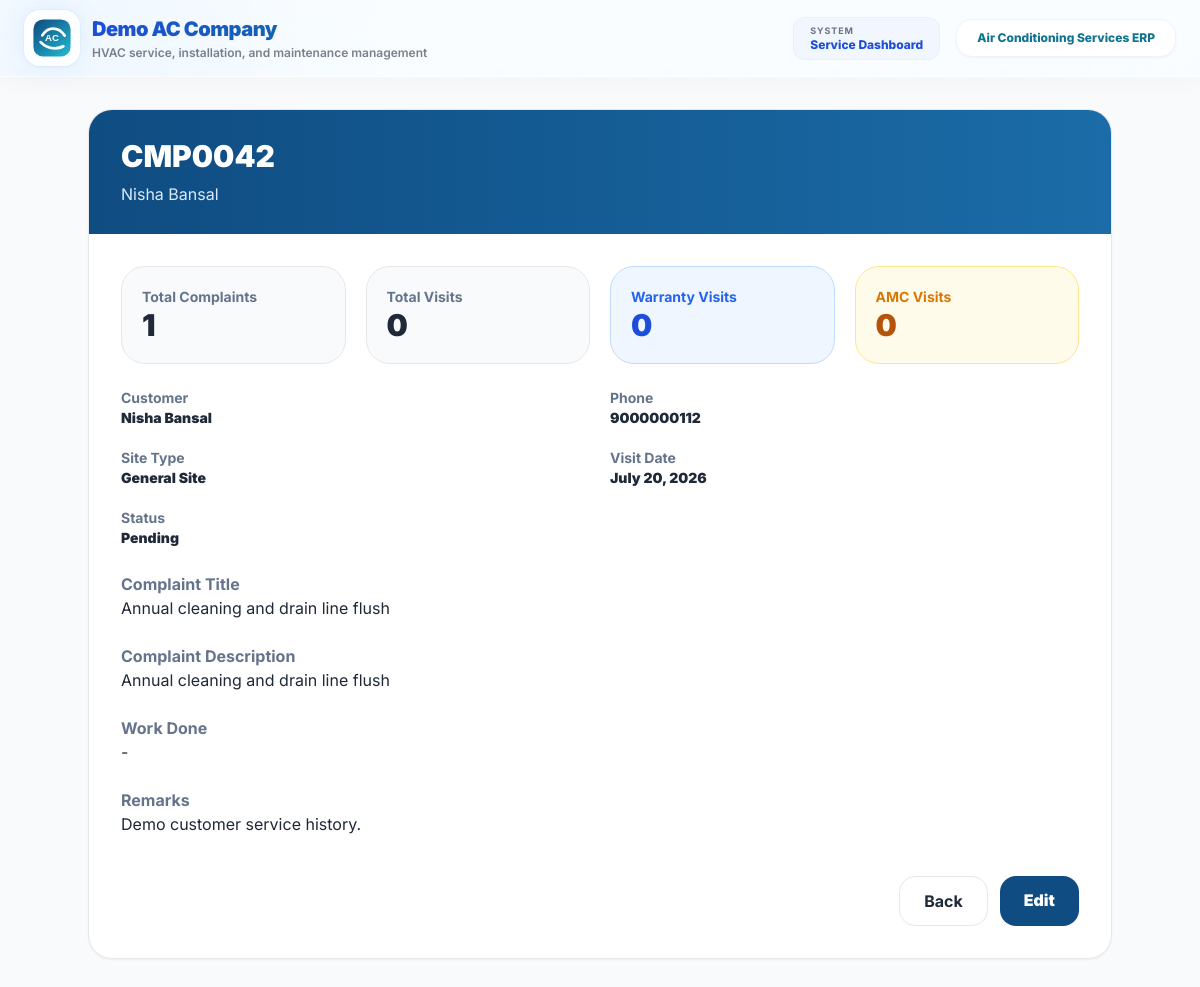
The page /complaints/detail/42/ on the database its author committed.
### complaints/models.py (models this page shows, shortened)
class CustomerComplaint(models.Model):
    SITE_TYPE_CHOICES = (
        ("WARRANTY", "Warranty Site"),
        ("AMC", "AMC Site"),
        ("GENERAL", "General Site"),
    )
    STATUS_CHOICES = (
        ("PENDING", "Pending"),
        ("COMPLETED", "Completed"),
        ("CANCELLED", "Cancelled"),
        ("PARTIAL", "Partial Work"),
    )
    complaint_id = models.CharField(
        max_length=20,
        unique=True,
        blank=True
    )
    customer = models.ForeignKey(
        Customer,
        on_delete=models.CASCADE,
        related_name="complaints"
    )
    site_type = models.CharField(
        max_length=20,
        choices=SITE_TYPE_CHOICES,
        default="GENERAL"
    )
    visit_date = models.DateField(
        default=timezone.localdate
    )
    no_of_technicians = models.PositiveIntegerField(
        default=1
    )
    complaint_title = models.CharField(
        max_length=200
    )
    complaint_description = models.TextField(
        blank=True,
        null=True
    )
    work_done = models.TextField(
        blank=True,
        null=True
    )
    status = models.CharField(
        max_length=20,
        choices=STATUS_CHOICES,
        default="PENDING"
    )
    remarks = models.TextField(
        blank=True,
        null=True
    )
    created_at = models.DateTimeField(auto_now_add=True)
    updated_at = models.DateTimeField(auto_now=True)
    class Meta:
        ordering = ["-visit_date", "-id"]

### customers/models.py (models this page shows, shortened)
class Customer(models.Model):
    CUSTOMER_CATEGORY_CHOICES = (
        ("GENERAL", "General Customer"),
        ("WARRANTY", "Warranty Customer"),
        ("AMC", "AMC Customer"),
    )
    customer_id = models.CharField(max_length=20, unique=True, blank=True)
    customer_category = models.CharField(
        max_length=20,
        choices=CUSTOMER_CATEGORY_CHOICES,
        default="GENERAL"
    )
    customer_name = models.CharField(max_length=200)
    company_name = models.CharField(max_length=200, blank=True, null=True)
    phone_number = models.CharField(max_length=15)
    whatsapp_number = models.CharField(max_length=15, blank=True, null=True)
    email = models.EmailField(blank=True, null=True)
    gst_number = models.CharField(max_length=30, blank=True, null=True)
    address = models.TextField(blank=True, null=True)
    landmark = models.CharField(max_length=200, blank=True, null=True)
    city = models.CharField(max_length=100, blank=True, null=True)
    state = models.CharField(max_length=100, blank=True, null=True)
    pincode = models.CharField(max_length=10, blank=True, null=True)
    remarks = models.TextField(blank=True, null=True)
    warranty_start_date = models.DateField(blank=True, null=True)
    warranty_end_date = models.DateField(blank=True, null=True)
    amc_start_date = models.DateField(blank=True, null=True)
    amc_end_date = models.DateField(blank=True, null=True)
    is_active = models.BooleanField(default=True)
    created_by = models.ForeignKey(
        User,
        on_delete=models.SET_NULL,
        blank=True,
        null=True,
        related_name="created_customers"
    )
    created_at = models.DateTimeField(auto_now_add=True)
    updated_at = models.DateTimeField(auto_now=True)
    class Meta:
        ordering = ["-id"]

### complaints/views.py (the view)
# urls.py: path("detail/<int:pk>/", views.complaint_detail, name="complaint_detail"),
def complaint_detail(request, pk):
    complaint = get_object_or_404(
        CustomerComplaint.objects.select_related("customer"),
        pk=pk
    )
    customer = complaint.customer
    total_complaints = CustomerComplaint.objects.filter(
        customer=customer
    ).count()
    visit_history = _customer_visit_history(customer)
    total_visits = len(visit_history)
    warranty_visits = sum(
        "Warranty" in visit["type"] for visit in visit_history
    )
    amc_visits = sum(
        "AMC" in visit["type"] for visit in visit_history
    )
    context = {
        "complaint": complaint,
        "total_complaints": total_complaints,
        "total_visits": total_visits,
        "warranty_visits": warranty_visits,
        "amc_visits": amc_visits,
    }
    return render(request, "complaints/complaint_detail.html", context)

### complaints/views.py (called while the page is built, shortened)
def _customer_visit_history(customer):
    visits = []
    schedules = CustomerServiceSchedule.objects.filter(
        customer=customer,
        status="COMPLETED",
        completed_date__isnull=False,
    )
    amc_visits = AMCVisit.objects.filter(
        amc__customer=customer,
        status="COMPLETED",
    )
    complaint_visits = CustomerComplaint.objects.filter(
        customer=customer,
        status="COMPLETED",
    )
    service_visits = ServiceComplaint.objects.filter(
        customer=customer,
        status="COMPLETED",
        service_completed_date__isnull=False,
    )
    return sorted(
        visits,
        key=lambda visit: visit["date"],
        reverse=True,
    )

### puriaccooling/context_processors.py (called while the page is built)
def branding(request):
    return {"BRAND": APP_BRANDING}

### templates/complaints/complaint_detail.html (shortened to what this page needs)
{% extends 'base.html' %}
{% block content %}
<div class="min-h-screen bg-slate-50 px-4 py-8">
    <div class="max-w-5xl mx-auto">
        <div class="bg-white rounded-3xl border shadow-sm overflow-hidden">
            <div class="bg-gradient-to-r from-[#0F4C81] to-[#1B6CA8] px-8 py-7">
                <h1 class="text-3xl font-black text-white">
                    {{ complaint.complaint_id }}
                </h1>
                <p class="text-blue-100 mt-2">
                    {{ complaint.customer.customer_name }}
                </p>
            </div>
            <div class="p-8 space-y-6">
                <div class="grid grid-cols-1 md:grid-cols-4 gap-5">
                    <div class="bg-slate-50 rounded-3xl p-5 border">
                        <p class="text-sm text-slate-500 font-bold">Total Complaints</p>
                        <h2 class="text-3xl font-black">{{ total_complaints }}</h2>
                    </div>
                    <div class="bg-slate-50 rounded-3xl p-5 border">
                        <p class="text-sm text-slate-500 font-bold">Total Visits</p>
                        <h2 class="text-3xl font-black">{{ total_visits }}</h2>
                    </div>
                    <div class="bg-blue-50 rounded-3xl p-5 border border-blue-200">
                        <p class="text-sm text-blue-600 font-bold">Warranty Visits</p>
                        <h2 class="text-3xl font-black text-blue-700">{{ warranty_visits }}</h2>
                    </div>
                    <div class="bg-amber-50 rounded-3xl p-5 border border-amber-200">
                        <p class="text-sm text-amber-600 font-bold">AMC Visits</p>
                        <h2 class="text-3xl font-black text-amber-700">{{ amc_visits }}</h2>
                    </div>
                </div>
                <div class="grid grid-cols-1 md:grid-cols-2 gap-5 text-sm">
                    <div>
                        <p class="font-bold text-slate-500">Customer</p>
                        <p class="font-black">{{ complaint.customer.customer_name }}</p>
                    </div>
                    <div>
                        <p class="font-bold text-slate-500">Phone</p>
                        <p class="font-black">{{ complaint.customer.phone_number }}</p>
                    </div>
                    <div>
                        <p class="font-bold text-slate-500">Site Type</p>
                        <p class="font-black">{{ complaint.get_site_type_display }}</p>
                    </div>
                    <div>
                        <p class="font-bold text-slate-500">Visit Date</p>
                        <p class="font-black">{{ complaint.visit_date }}</p>
                    </div>
                    <div>
                        <p class="font-bold text-slate-500">Status</p>
                        <p class="font-black">{{ complaint.get_status_display }}</p>
                    </div>
                </div>
                <div>
                    <p class="font-bold text-slate-500">Complaint Title</p>
                    <p>{{ complaint.complaint_title }}</p>
                </div>
                <div>
                    <p class="font-bold text-slate-500">Complaint Description</p>
                    <p>{{ complaint.complaint_description|default:"-" }}</p>
                </div>
                <div>
                    <p class="font-bold text-slate-500">Work Done</p>
                    <p>{{ complaint.work_done|default:"-" }}</p>
                </div>
                <div>
                    <p class="font-bold text-slate-500">Remarks</p>
                    <p>{{ complaint.remarks|default:"-" }}</p>
                </div>
                <div class="flex justify-end gap-3 pt-4">
                    <a href="{% url 'complaint_list' %}"
                       class="px-6 py-3 rounded-2xl border font-bold">
                        Back
                    </a>
                    <a href="{% url 'edit_complaint' complaint.id %}"
                       class="px-6 py-3 rounded-2xl bg-[#0F4C81] text-white font-black">
                        Edit
                    </a>
                </div>
            </div>
        </div>
    </div>
</div>
{% endblock %}

### templates/base.html (style rules this page uses)
body { font-family: 'Inter', sans-serif; scroll-behavior: smooth; }
.soft-grid { background-image: linear-gradient(rgba(59, 130, 246, 0.08) 1px, transparent 1px), linear-gradient(90deg, rgba(59, 130, 246, 0.08) 1px, transparent 1px); background-size: 42px 42px; }

### rows shown on the page
CustomerComplaint: complaint_id "CMP0042", customer.customer_name "Nisha Bansal", customer.phone_number "9000000112", site_type "General Site", visit_date "July 20, 2026", status "Pending", complaint_title "Annual cleaning and drain line flush", complaint_description "Annual cleaning and drain line flush", work_done "-", remarks "Demo customer service history."

### other values the page prints
{{ BRAND.TAGLINE }} "HVAC service, installation, and maintenance management"
{{ BRAND.APP_NAME }} "Air Conditioning Services ERP"
{{ total_complaints }} "1"
{{ total_visits }} "0"
{{ warranty_visits }} "0"
{{ amc_visits }} "0"
